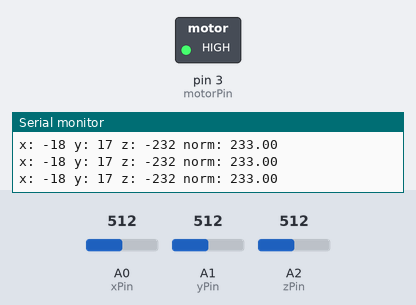
This sketch was run on a simulated Arduino Uno, built with avr-gcc and run on an emulated ATmega328P. Shown: switched loads named in the sketch (green lamp = pin HIGH), the last lines printed to the serial monitor. Inputs (shaded band) come from the test bench; at power-on: A2 (zPin) = 512, A0 (xPin) = 512, A1 (yPin) = 512.

Above: at 1.2 s.
1.3 s: A2 (zPin) set to 693
2.8 s: A2 (zPin) set to 717
At 3.8 s:
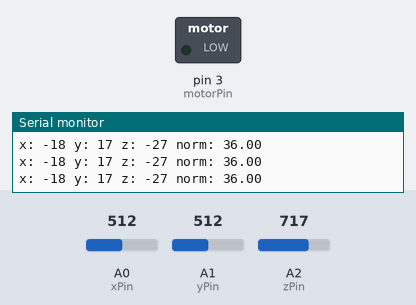
4.3 s: A0 (xPin) set to 390
7.3 s: A0 (xPin) set to 369
At 8.1 s:
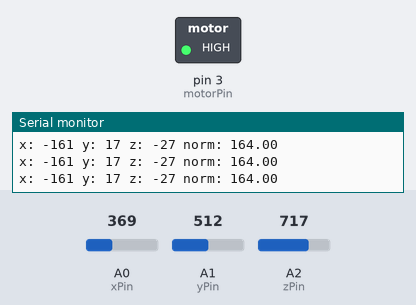
8.8 s: A0 (xPin) set to 473
10.3 s: A0 (xPin) set to 505
At 11.6 s:
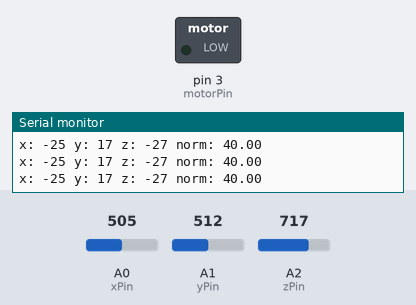
Timing chart, 0 to 12.8 s (numbered marks = the images above; inputs shaded):
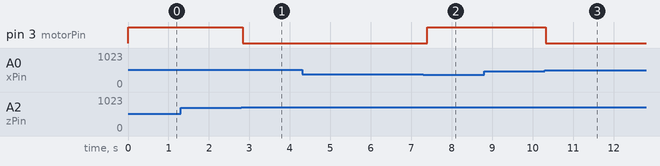

Measured:
- the behaviour switches between 700 and 701 on A2 (zPin) (found by bisection; images 0 and 1)
- the behaviour switches between 383 and 382 on A0 (xPin) (found by bisection; images 1 and 2)
- the behaviour switches between 491 and 492 on A0 (xPin) (found by bisection; images 2 and 3)
- after the input at 2.8 s, pin 3 (motorPin): HIGH → LOW at once
- after the input at 7.3 s, pin 3 (motorPin): LOW → HIGH after 0.09 s
- after the input at 10.3 s, pin 3 (motorPin): HIGH → LOW at once

The sketch:

ex3.ino
```cpp
// ピンの設定
int motorPin = 3;
int xPin = 0;
int yPin = 1;
int zPin = 2;

// 状態を保存する変数
String status = "";

// 加速度センサーの閾値
int DISTANCE_THRESHOLD = 100;

// 加速度センサーの値を保存する変数
long x = 0;
long y = 0;
long z = 0;
// ノルムを保存する変数
double norm = 0;
// 値を中央に持ってくるための値
int X_HALF_VALUE = 530;
int Y_HALF_VALUE = 495;
int Z_HALF_VALUE = 744;

void setup() {
    // ピンの設定
    pinMode(motorPin, OUTPUT);
    pinMode(xPin, INPUT);
    pinMode(yPin, INPUT);
    pinMode(zPin, INPUT);

    // シリアル通信の設定
    Serial.begin(9600);
}

void loop(){

    // 加速度センサーの値を取得 0を中央にするため平らな時の値を引く
    x = analogRead(xPin) - X_HALF_VALUE;
    y = analogRead(yPin) - Y_HALF_VALUE;
    z = analogRead(zPin) - Z_HALF_VALUE;

    // ノルムを計算　（角度の大きさを取ればいいので、各加速度の大きさを混ぜてしまう）
    norm = valueMaxMin(sqrt(x*x + y*y + z*z), 1024, 0);
    // Debugプリント
    Serial.println("x: " + String(x) + " y: " + String(y) + " z: " + String(z) + " norm: " + String(norm));

    // ノルムの値によって状態を変更 （ふかんたい）
    if(norm < DISTANCE_THRESHOLD - 50){
        status = "backward";
    }
    if(norm > DISTANCE_THRESHOLD + 50){
        status = "forward";
    }

    // 状態によってモーターを制御
    if(status == "forward"){
        analogWrite(motorPin, 255);
    }else if(status == "backward"){
        analogWrite(motorPin, 0);
    }

    delay(100);
}

// 値を最大値と最小値の間に収める関数
int valueMaxMin(int value, int max, int min){
    if(value > max){
        return max;
    }else if(value < min){
        return min;
    }else{
        return value;
    }
}
```
